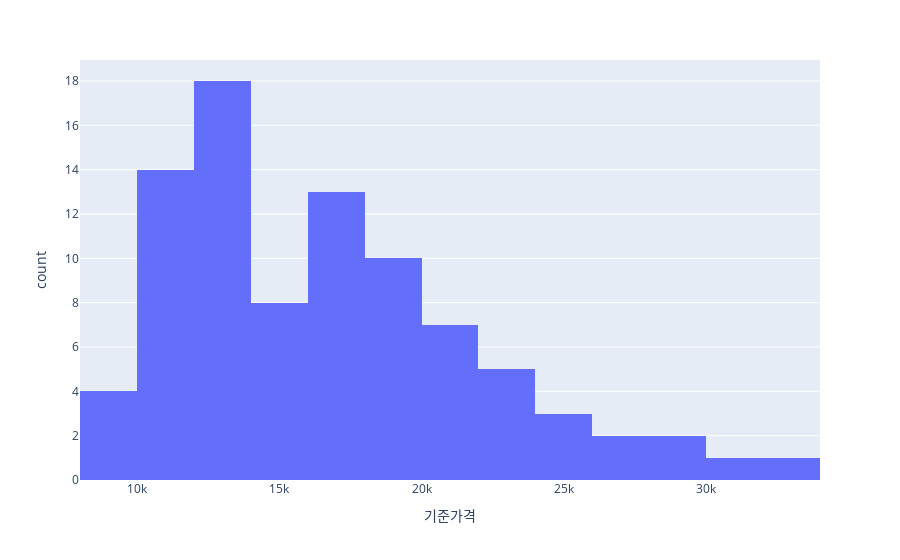

This figure's notebook cell:
### Markdown cell above
- R-squared : 모형 적합도, y의 분산을 각각의 변수들이 약 99.8%로 설명할 수 있음
- Adj. R-squared : 독립변수가 여러 개인 다중회귀분석에서 사용
- Prob. F-Statistic : 회귀모형에 대한 통계적 유의미성 검정.
이 값이 0.05 이하라면 모집단에서도 의미가 있다고 볼 수 있음

### Code cell
import plotly.express as px

fig = px.histogram(df_nickel, x='기준가격')
fig.show()

### Figure 1 — Plotly figure (JSON) as saved in the notebook; plotly's stock layout.template omitted (floating-point values rounded to 4 significant figures)
{"data": [{"alignmentgroup": "True", "bingroup": "x", "hovertemplate": "기준가격=%{x}<br>count=%{y}<extra></extra>", "legendgroup": "", "marker": {"color": "#636efa", "pattern": {"shape": ""}}, "name": "", "offsetgroup": "", "orientation": "v", "showlegend": false, "type": "histogram", "x": [10620.0, 10230.0, 9669.0, 9154.0, 8931.0, 9482.0, 10850.0, 11230.0, 11325, 11990.0, 11410.0, 12880.0, 13580.0, 13400.0, 13930.0, 14360.0, 15110.0, 13770.0, 13430.0, 12530.0, 12330.0, 11250.0, 10840.0, 11450.0, 12650.0, 13060.0, 12819, 12000.0, 11970, 13460.0, 15680.0, 17670.0, 17110.0, 15200.0, 13800.0, 13550.0, 12740.0, 11873, 11750.0, 12140.0, 12700.0, 13340.0, 14490.0, 14870.0, 15220.0, 15800.0, 16810.0, 17850.0, 18570.0, 16460.0, 16480.0, 17610.0, 17940.0, 18820.0, 19160.0, 19400.0, 19420.0, 19960.0, 20070.0, 22326, 24178, 31860.0, 33300.0, 27950, 25840.0, 21480.0, 22000.0, 22680.0, 21940.0, 25260.0, 28850.0, 28240.0, 26690.0, 23310.0, 23760.0, 22230.0, 21190.0, 20900.0, 20500.0, 19630.0, 18260.0, 16980.0, 16390.0, 16090.0, 16310.0, 17430.0, 18170.0, 19520], "xaxis": "x", "yaxis": "y"}], "layout": {"barmode": "relative", "legend": {"tracegroupgap": 0}, "margin": {"t": 60}, "xaxis": {"anchor": "y", "domain": [0, 1], "title": {"text": "기준가격"}}, "yaxis": {"anchor": "x", "domain": [0, 1], "title": {"text": "count"}}}}
